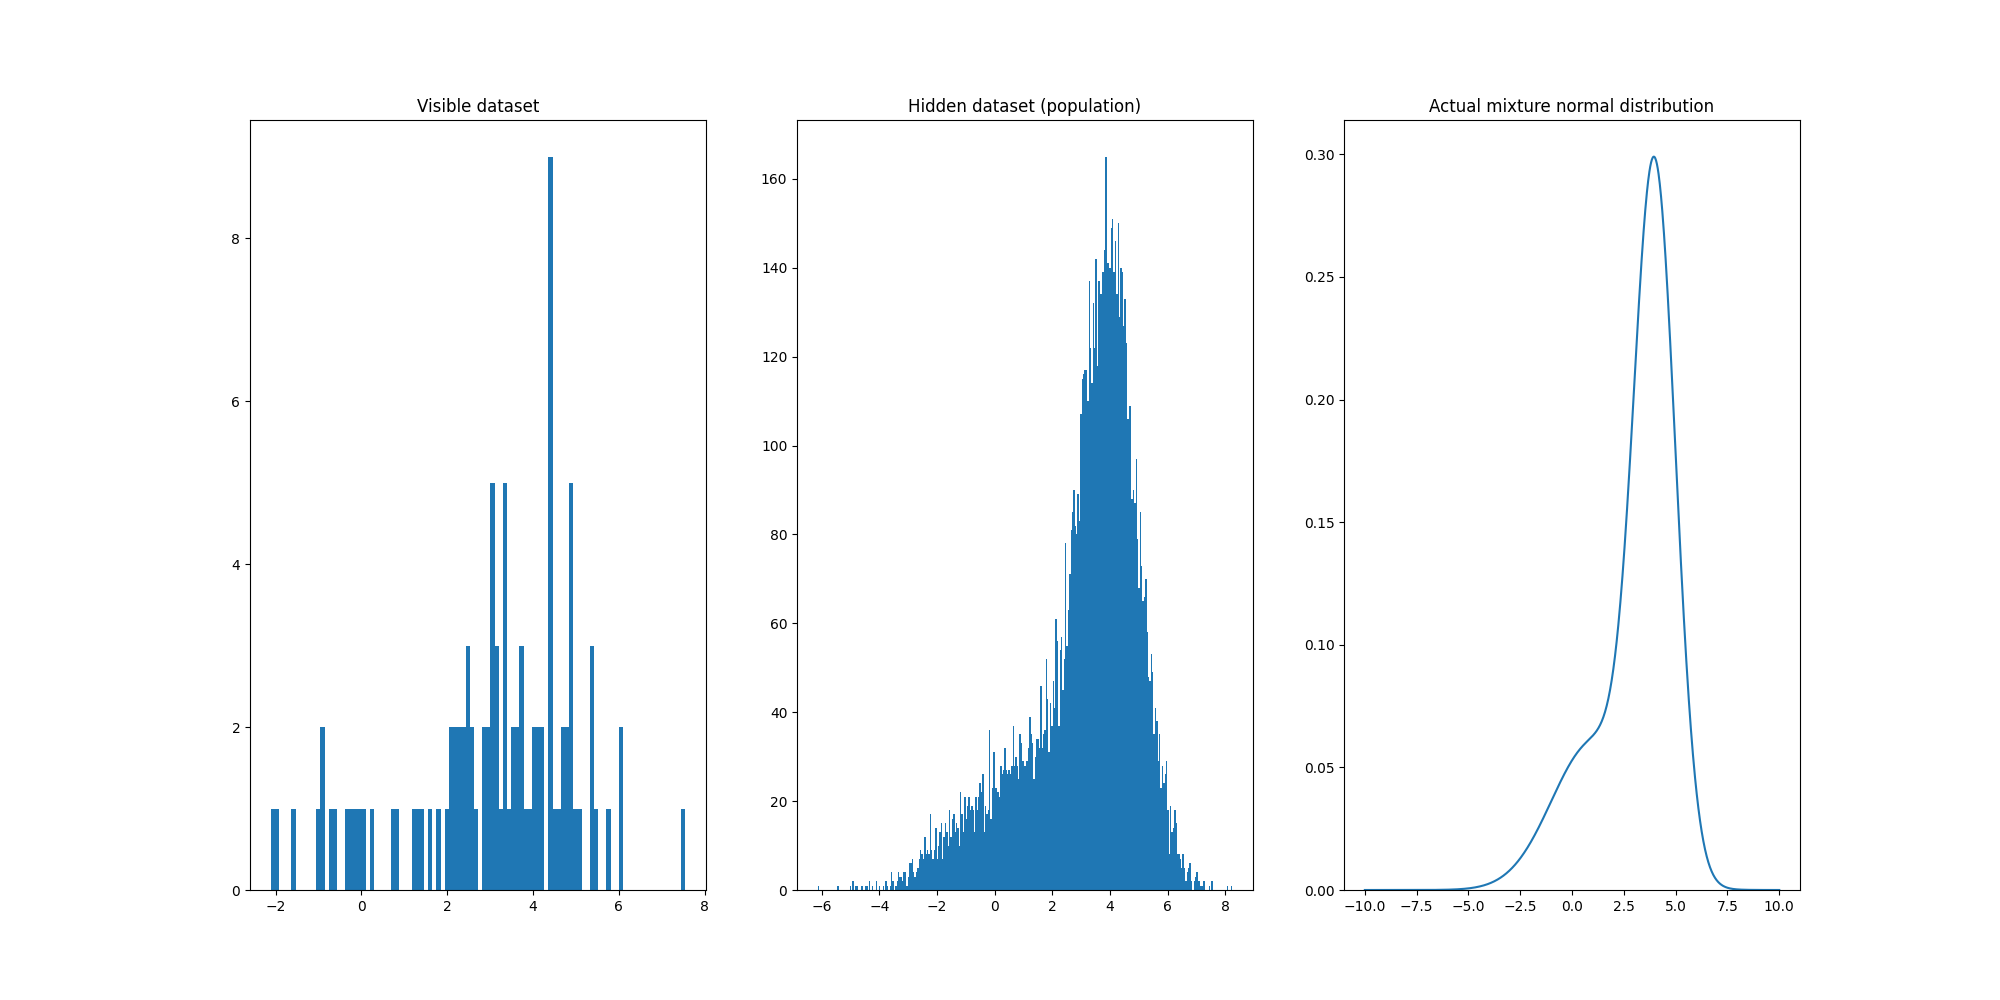

This chart was generated by the following Python code:
#!/usr/bin/python3


import numpy as np
import random
import matplotlib.pyplot as plt
import scipy.stats as stats
from problem12 import bootstrap,jacknife

# the following contents are modified from https://stackoverflow.com/a/47762586 and my answer from problem12.py
def parta():
    distributions = [
        {"type": np.random.normal, "kwargs": {"loc": 1, "scale": 2}},
        {"type": np.random.normal, "kwargs": {"loc": 4, "scale": 1}},
    ]
    coefficients = np.array([0.3, 0.7])
    # coefficients /= coefficients.sum()      # in case these did not add up to 1
    num_distr = len(distributions)
    sample_size = 100
    data = np.zeros((sample_size, num_distr))
    # data for invisible distributions
    invisible_size = 10000
    datainvis = np.zeros((invisible_size, num_distr))
    for idx, distr in enumerate(distributions):
        data[:, idx] = distr["type"](size=(sample_size,), **distr["kwargs"])
        datainvis[:, idx] = distr["type"](size=(invisible_size,), **distr["kwargs"])
    random_idx = np.random.choice(np.arange(num_distr), size=(sample_size,), p=coefficients)
    random_idx_invis = np.random.choice(np.arange(num_distr), size=(invisible_size,), p=coefficients)
    sample = data[np.arange(sample_size), random_idx]
    invisible = datainvis[np.arange(invisible_size), random_idx_invis]
    fig,axs=plt.subplots(nrows=1,ncols=3,figsize=(20,10)) 
    axs[0].hist(sample, bins=sample_size)
    axs[1].hist(invisible, bins=300)
    x = np.linspace(-10,10,num=1000)
    axs[2].plot(x, 0.3*stats.norm.pdf(x,loc=1,scale=2)+0.7*stats.norm.pdf(x,loc=4,scale=1))
    axs[2].set_ylim(bottom=0)
    axs[0].set_title("Visible dataset")
    axs[1].set_title("Hidden dataset (population)")
    axs[2].set_title("Actual mixture normal distribution")
    plt.savefig("problem3.png")
    return sample


if __name__=="__main__":
    random.seed(a=None)
    samdata=parta()
    print("______________________Using Bootstrap sampling___________________________")
    bootstrap(samdata,100,200)
    print("______________________Using Jackknife sampling___________________________")
    jacknife(samdata,100)